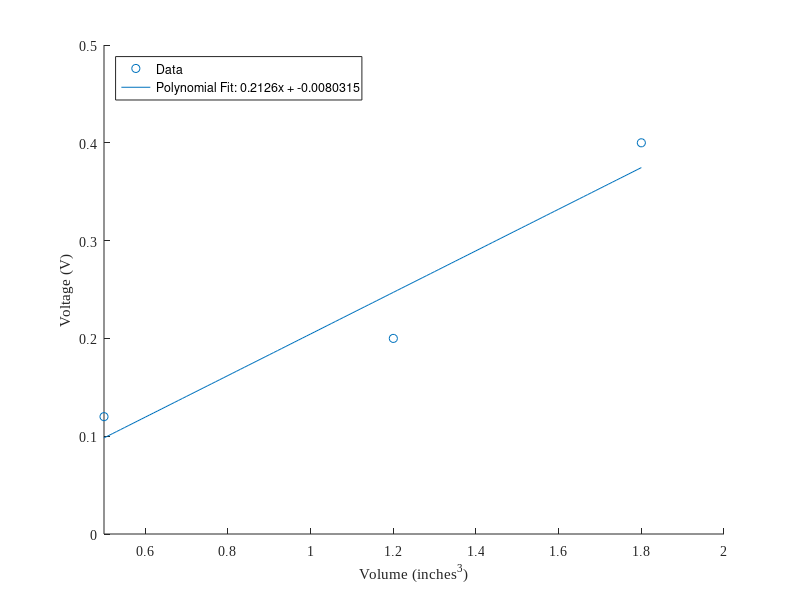

Write the MATLAB code that produced this figure.
clear all;

volume = [1.8 1.2 0.5];
voltage = [0.4 0.2 0.12];


scatter(volume,voltage);
hold on ;
my_poly=polyfit(volume,voltage,1);
X2= 0.5:0.01:1.8; % X data range 
Y2=polyval(my_poly,X2);

c1 = my_poly(1);
c2 = my_poly(2);
% c3 = my_poly(3);

plot(X2,Y2);

set(gca,'fontname','Times New Roman');
legend('Data', ['Polynomial Fit: ' num2str(c1) 'x + ' num2str(c2)], 'Location', 'northwest');
xlabel('Volume (inches^{3})');
ylabel('Voltage (V)');
axis([0.5, 2, 0, 0.5]);
